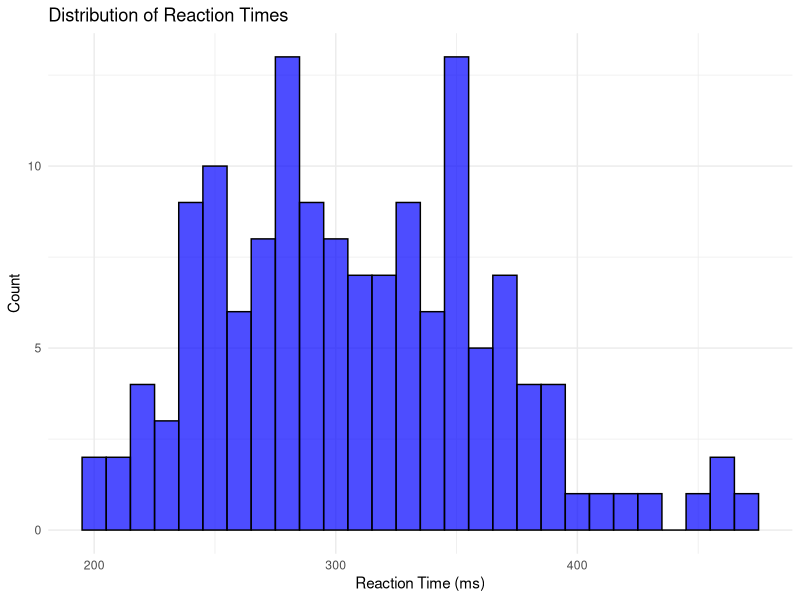
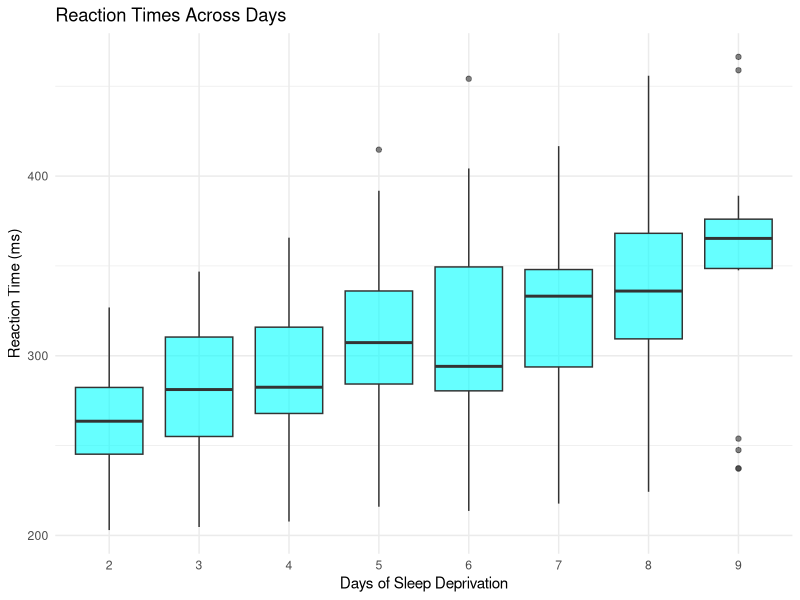
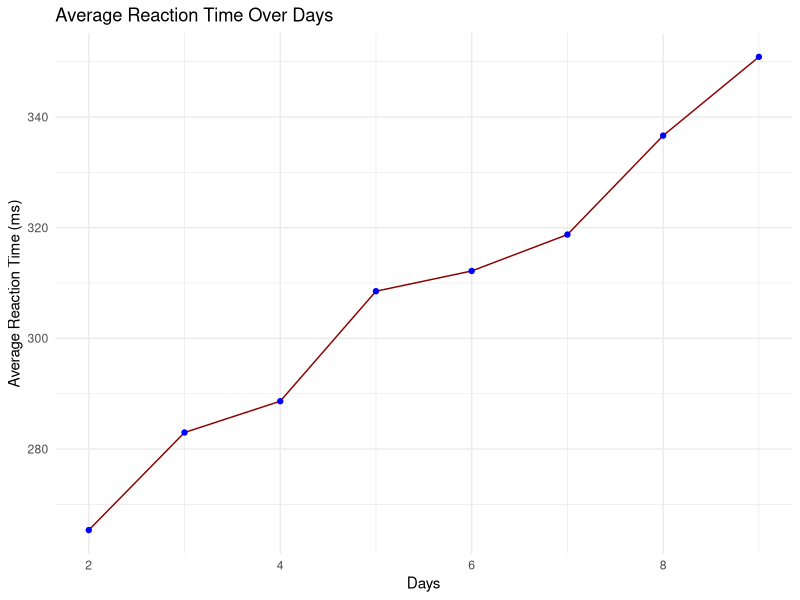
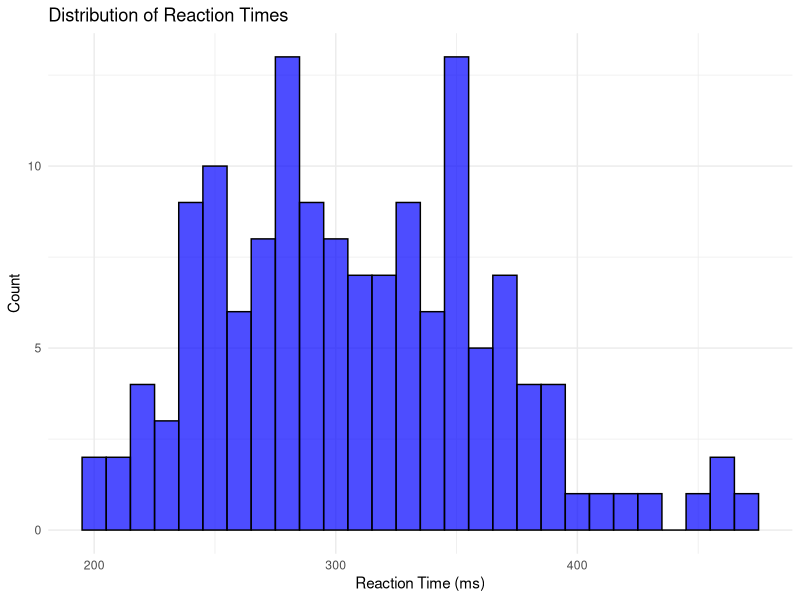
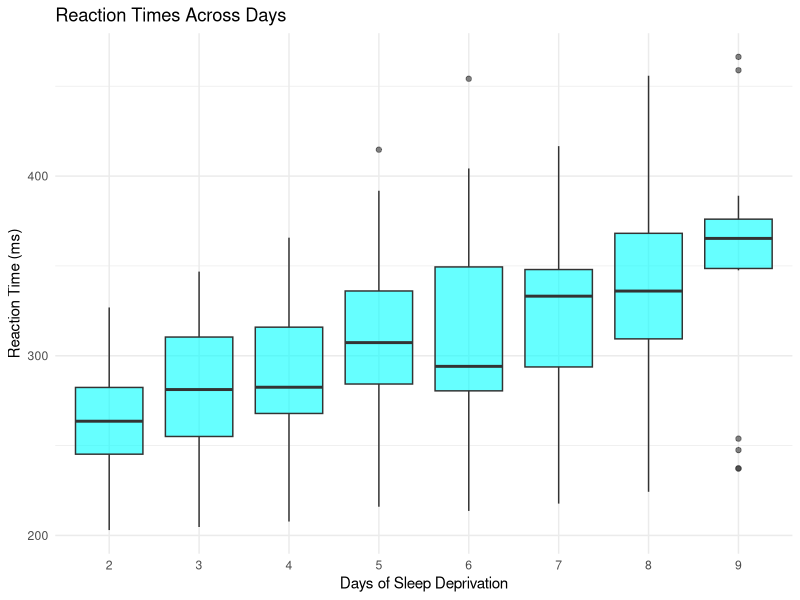
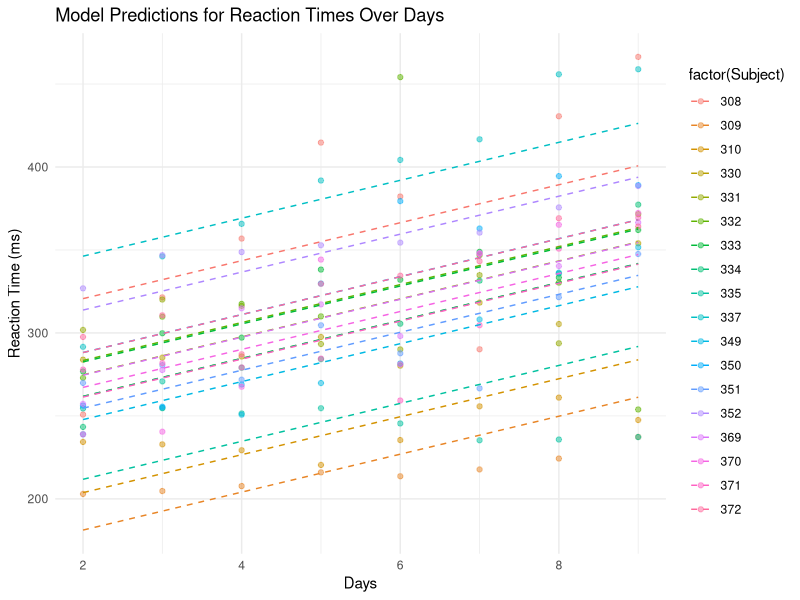
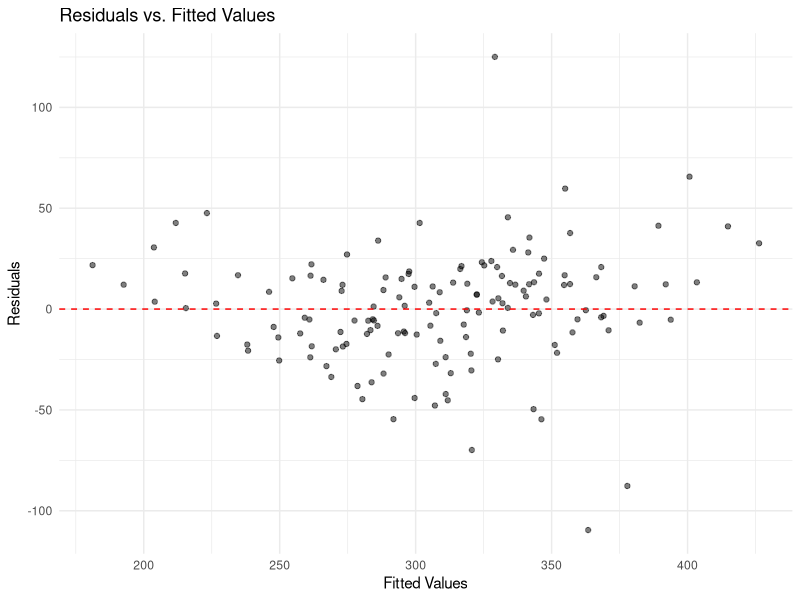
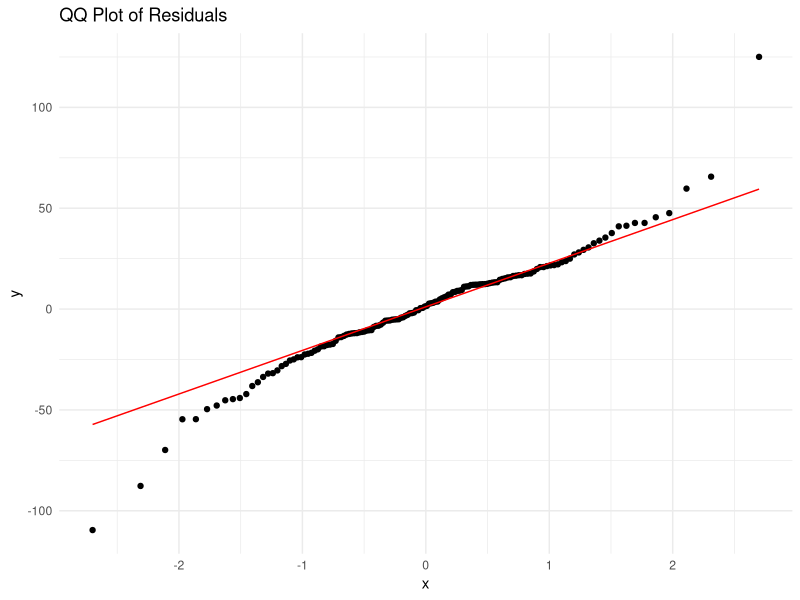

These figures' R source, in order:
install.packages("lme4")
install.packages("Matrix")
library(Matrix)
library(lme4)
data("sleepstudy")
?sleepstudy
install.packages("broom")
install.packages("dplyr")
install.packages("ggplot2")

install.packages("tidyverse")

library(broom)
library(dplyr)
library(ggplot2)
library(tidyverse)
#############DATA EXPLORATION#########
head(sleepstudy)
?sleepstudy


# Remove Day 0 and Day 1 observations
data <- sleepstudy %>%
  filter(Days > 1)

# Verify the change
head(data)

# Histogram of Reaction times
ggplot(data, aes(x = Reaction)) +
  geom_histogram(binwidth = 10, fill = "blue", color = "black", alpha = 0.7) +
  labs(title = "Distribution of Reaction Times", x = "Reaction Time (ms)", y = "Count") +
  theme_minimal()

# Boxplot of Reaction Times across Days
ggplot(data, aes(x = factor(Days), y = Reaction)) +
  geom_boxplot(fill = "cyan", alpha = 0.6) +
  labs(title = "Reaction Times Across Days", x = "Days of Sleep Deprivation", y = "Reaction Time (ms)") +
  theme_minimal()

# Line plot to show trends of average reaction times over days
data_summary <- data %>%
  group_by(Days) %>%
  summarise(Average_Reaction = mean(Reaction))

ggplot(data_summary, aes(x = Days, y = Average_Reaction)) +
  geom_line(color = "darkred") +
  geom_point(color = "blue") +
  labs(title = "Average Reaction Time Over Days", x = "Days", y = "Average Reaction Time (ms)") +
  theme_minimal()
##############DESCRIPTIVE STATISTICS##################

# Summary statistics for the key variables
summary_statistics <- data %>%
  summarise(
    Mean_Reaction = mean(Reaction),
    SD_Reaction = sd(Reaction),
    Min_Reaction = min(Reaction),
    Max_Reaction = max(Reaction)
  )

# Print the summary statistics
print(summary_statistics)

# Summary statistics grouped by Days
grouped_summary <- data %>%
  group_by(Days) %>%
  summarise(
    Mean_Reaction = mean(Reaction),
    SD_Reaction = sd(Reaction),
    Min_Reaction = min(Reaction),
    Max_Reaction = max(Reaction)
  )

# Print grouped summary
print(grouped_summary)

#################################################

# Histogram of Reaction times
ggplot(data, aes(x = Reaction)) +
  geom_histogram(binwidth = 10, fill = "blue", color = "black", alpha = 0.7) +
  labs(title = "Distribution of Reaction Times", x = "Reaction Time (ms)", y = "Count") +
  theme_minimal()


# Boxplot of Reaction Times across Days
ggplot(data, aes(x = factor(Days), y = Reaction)) +
  geom_boxplot(fill = "cyan", alpha = 0.6) +
  labs(title = "Reaction Times Across Days", x = "Days of Sleep Deprivation", y = "Reaction Time (ms)") +
  theme_minimal()





##############MODEL####################


library(lme4)

# Linear Mixed Effects Model: Reaction time ~ Days + (1|Subject)
model <- lmer(Reaction ~ Days + (1 | Subject), data = data)
# Summary of the model
summary(model)


# Visualizing model predictions
data$Predicted_Reaction <- predict(model)

ggplot(data, aes(x = Days, y = Reaction, color = factor(Subject))) +
  geom_point(alpha = 0.5) +
  geom_line(aes(y = Predicted_Reaction), linetype = "dashed") +
  labs(title = "Model Predictions for Reaction Times Over Days",
       x = "Days", y = "Reaction Time (ms)") +
  theme_minimal()



###The plot shows the predicted reaction times over days for different subjects. 
###The dashed lines represent the model's predictions for each subject,
###capturing individual trends in reaction time as sleep deprivation progresses. 
###Reaction times generally increase over days, suggesting that sleep deprivation negatively 
###impacts reaction performance. The variability in slopes across subjects indicates 
###that individuals respond differently to sleep deprivation,
###with some showing a steeper increase in reaction times than others.

#####################RESIDUALS##########################3

# Extract residuals
residuals <- resid(model)

# Extract fitted values
fitted_values <- fitted(model)

# Add residuals and fitted values to the data
data$residuals <- residuals
data$fitted <- fitted_values

# 1. Residuals vs. Fitted Values
ggplot(data, aes(x = fitted, y = residuals)) +
  geom_point(alpha = 0.5) +
  geom_hline(yintercept = 0, linetype = "dashed", color = "red") +
  labs(title = "Residuals vs. Fitted Values",
       x = "Fitted Values",
       y = "Residuals") +
  theme_minimal()



# 2. QQ Plot to check normality of residuals
ggplot(data, aes(sample = residuals)) +
  stat_qq() +
  stat_qq_line(color = "red") +
  labs(title = "QQ Plot of Residuals") +
  theme_minimal()

# 3. Histogram of Residuals
ggplot(data, aes(x = residuals)) +
  geom_histogram(binwidth = 10, fill = "blue", color = "black", alpha = 0.7) +
  labs(title = "Histogram of Residuals", x = "Residuals", y = "Frequency") +
  theme_minimal()



#####the resoduals are noramly distrubuted and they have a conctante variance.
